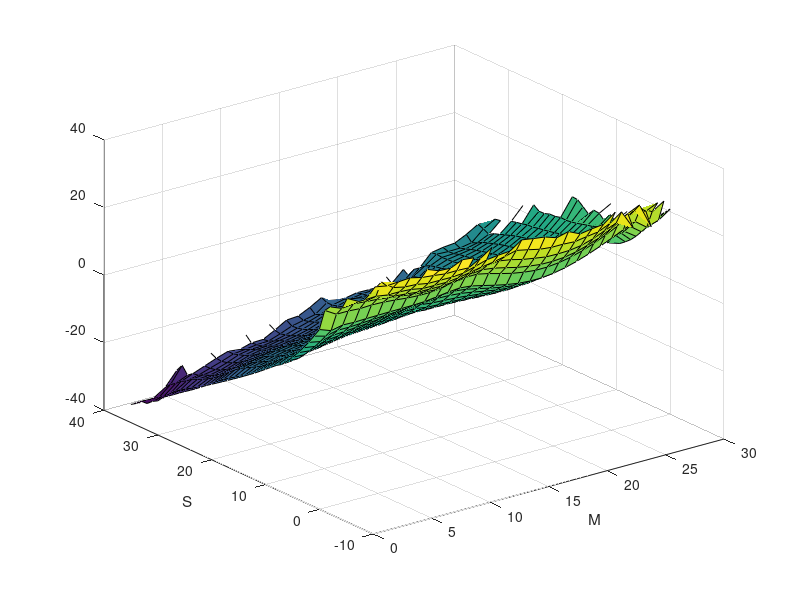
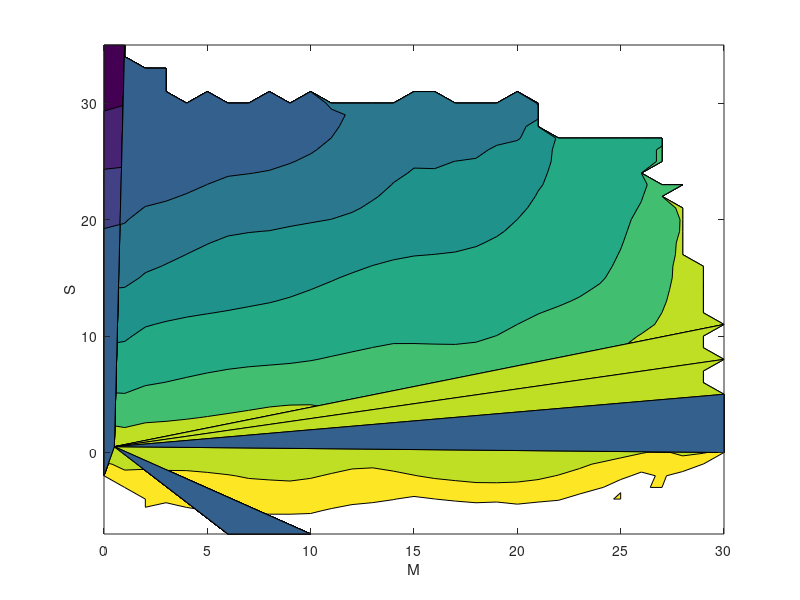

The MATLAB script that drew these images, in order:
close all
clear all
M=linspace(0,30,31);
S=linspace(-7,35,43);
G=load('free_energy.dat');
surf(M,S,G');xlabel('M');ylabel('S');
figure
contourf(M,S,G');xlabel('M');ylabel('S');
